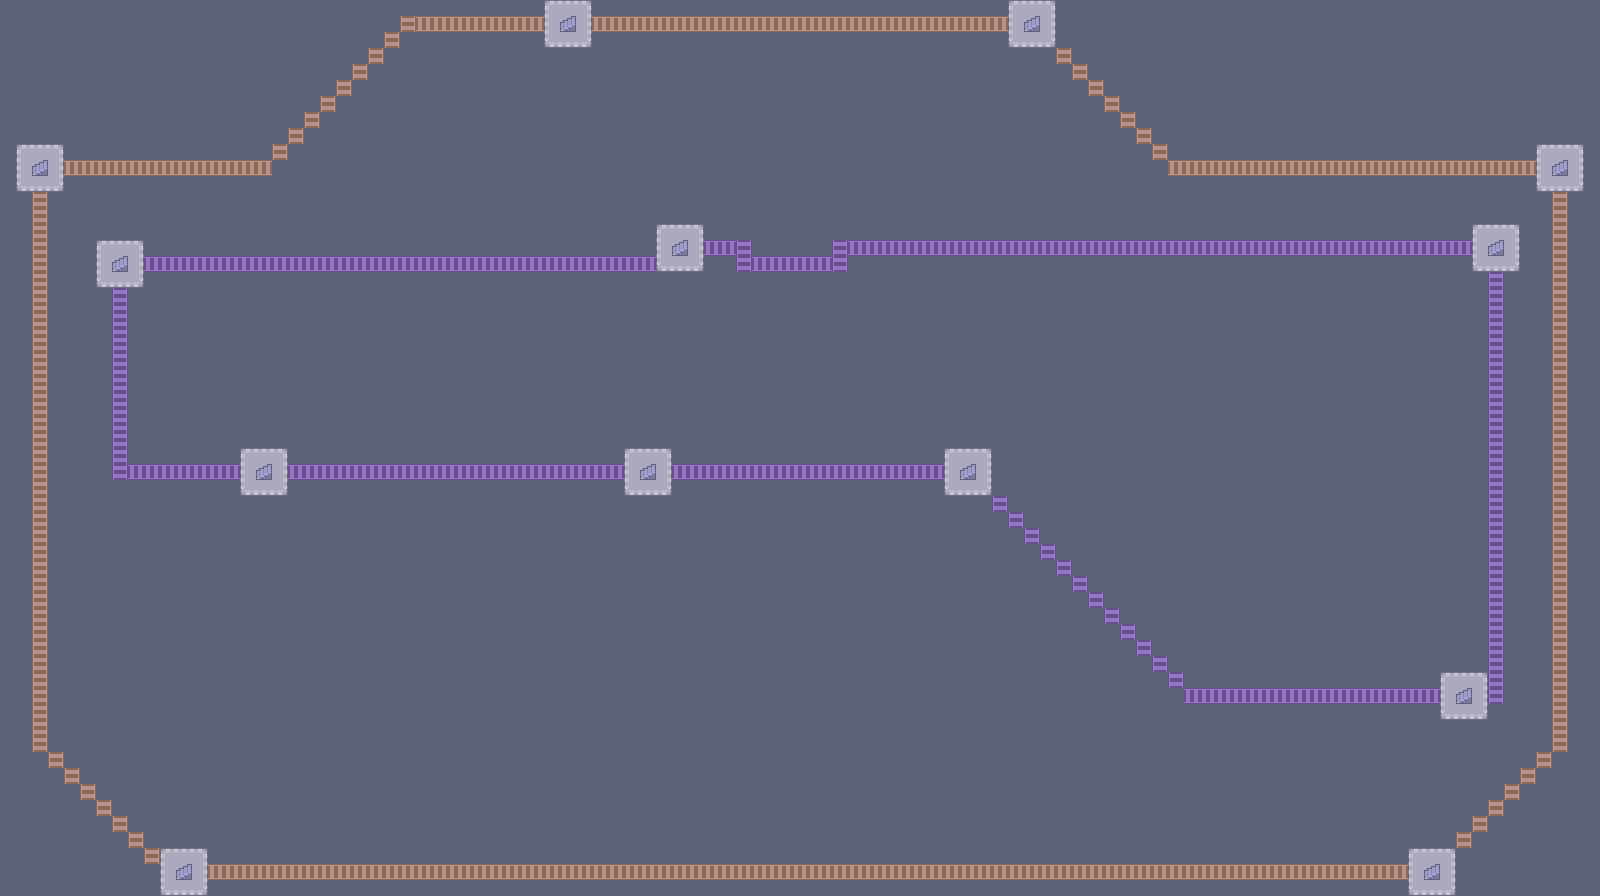

This game map was drawn from its Tiled (.tmx) file and the tilesets committed beside it. A one-line description and the trimmed map source follow:
An orthogonal 100x56 tile map with 16x16 px tiles, 3 tile layers (metro, stairs, overlay), 2 tilesets.

<map version="1.10" tiledversion="1.10.2" orientation="orthogonal" renderorder="right-down" width="100" height="56" tilewidth="16" tileheight="16" infinite="0" nextlayerid="4" nextobjectid="1">
 <tileset firstgid="1" source="TSX/urbanRPG.tsx" />
 <tileset firstgid="487" source="TSX/Colours.tsx" />
 <layer id="1" name="metro" width="100" height="56">
  <data>[5600 cells, 5600 non-empty, 13 distinct tile ids]</data>
 </layer>
 <layer id="3" name="stairs" width="100" height="56">
  <data>[5600 cells, 13 non-empty, 1 distinct tile ids]</data>
 </layer>
 <layer id="2" name="overlay" width="100" height="56" opacity="0.3">
  <data>[5600 cells, 438 non-empty, 2 distinct tile ids]</data>
 </layer>
</map>
